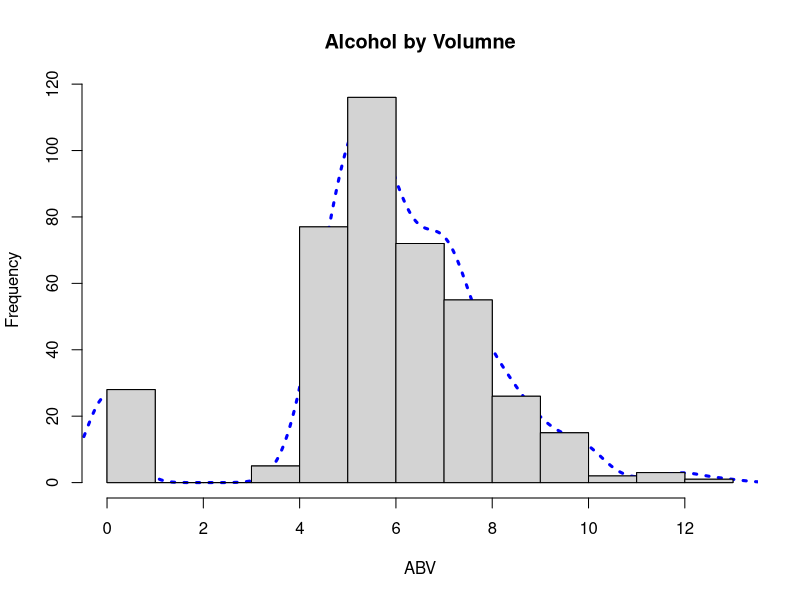
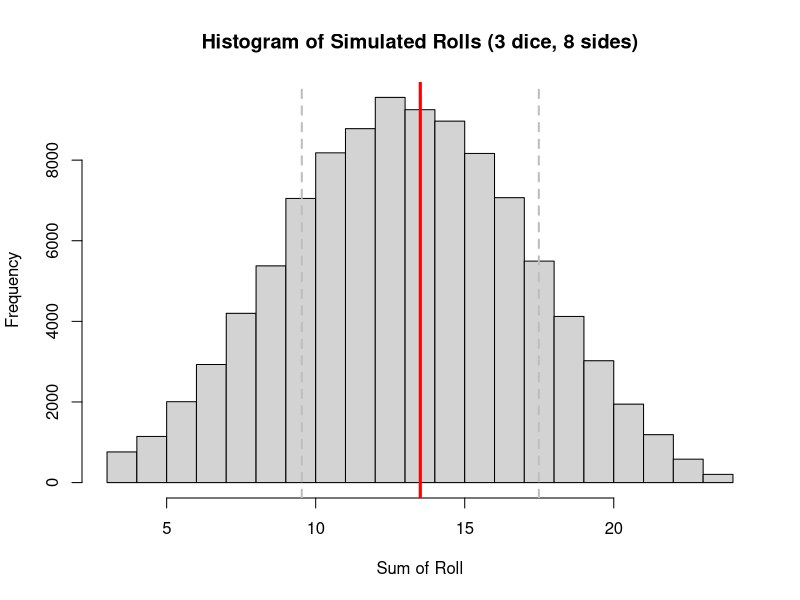

The R script that drew these images, in order:
## ---- chunk 1
knitr::opts_knit$set(root.dir = "/Users/Daniel/Dropbox/Teaching/CourseR/")
## ---- chunk 2
smry <- function(x) {
	if(is.numeric(x) == FALSE) {
		warning("Vector coerced to numeric")
	}
	mn <- mean(as.numeric(x), na.rm = TRUE)
	md <- median(as.numeric(x), na.rm = TRUE)
	stDev <- sd(as.numeric(x), na.rm = TRUE)
	minm <- min(as.numeric(x), na.rm = TRUE)
	maxm <- max(as.numeric(x), na.rm = TRUE)
	
	if(length(x) != length(na.omit(x))) {
		warning("Missing data removed")
	}
	
	stats <- c(mn, md, stDev, minm, maxm)
	names(stats) <- c("Mean", "Median", "Standard Deviation", "Minimum", 
		"Maximum")
return(round(stats, 3))
}
## ---- chunk 3
setwd("/Users/Daniel/Dropbox/Teaching/CourseR/")
beer <- read.delim("./data/ratebeer_beerjobber.txt")

Style <- smry(beer$style)
ABV <- smry(beer$abv)
Ratings <- smry(beer$ratings)
Overall_Score <- smry(beer$score.overall)
Style_Score <- smry(beer$score.by.style)
## ---- chunk 4
rbind(Style, ABV, Ratings, Overall_Score, Style_Score)
## ---- chunk 5
med <- function(x) {
	if(any(is.na(x))) {
		warning("Missing data removed")
		x <- na.omit(x)
	}
	
	ordered <- x[order(x)]

	if((length(ordered) %% 2) == 1) {
		return(ordered[ceiling(length(ordered)/2)])
	}
	
	if((length(ordered) %% 2) == 0) {
		return(mean(c(
				ordered[length(ordered)/2],
				ordered[(length(ordered)/2) + 1]
				)
			)
		)
	}
}
## ---- chunk 6
median(beer$score.overall, na.rm = TRUE); med(beer$score.overall)
median(beer$abv, na.rm = TRUE); med(beer$abv)
## ---- chunk 7
median(c(1:12, NA, NA), na.rm = TRUE); med(c(1:12, NA, NA))
median(1:13); med(1:13)
## ---- chunk 8
histDens <- function(x, lineCol, ...) {
  x <- as.numeric(x)
  hist(x, 
    probability = TRUE, 
    axes = FALSE,
    main = "", 
    xlab = "", 
    ylab = "")

  lines(density(x, na.rm = TRUE), 
    col = as.character(lineCol), 
    lty = 3, 
    lwd = 3)

  par(new = TRUE)
  hist(x, ...)
}
## ---- chunk 9
histDens(beer$abv, lineCol = "blue", 
	main = "Alcohol by Volumne",
	xlab = "ABV")
## ---- chunk 10
dice <- function(nsides, nrolls, ndice) {
	t(replicate(nrolls, sample(1:nsides, ndice, replace = TRUE)))

} 
## ---- chunk 11
experiment <- dice(8, 1e5, 3)
head(experiment)
## ---- chunk 12
tot <- rowSums(experiment)

hist(tot, 
	main = "Histogram of Simulated Rolls (3 dice, 8 sides)",
	xlab = "Sum of Roll")
abline(v = mean(tot), col = "red", lwd = 3)
abline(v = mean(tot) - sd(tot), col = "gray", lwd = 2, lty = 2)
abline(v = mean(tot) + sd(tot), col = "gray", lwd = 2, lty = 2)
## ---- chunk 13
(table(experiment[ ,2] == experiment[ ,1] + 1 & 
	  experiment[ ,3] == experiment[ ,2] + 1) / 1e5) * 100
